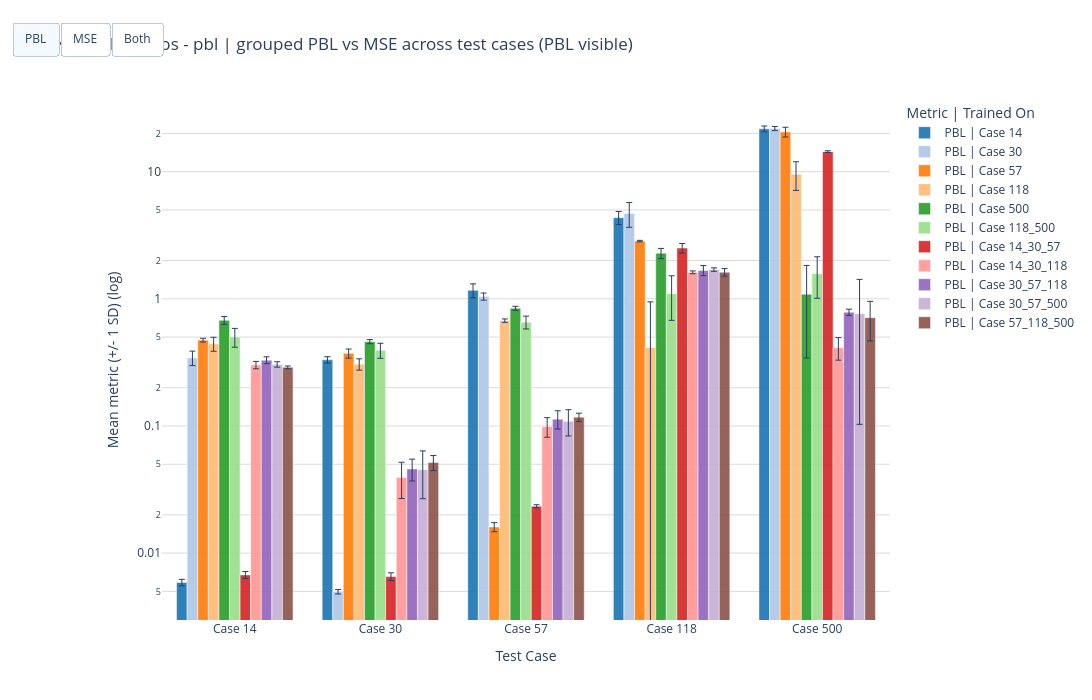
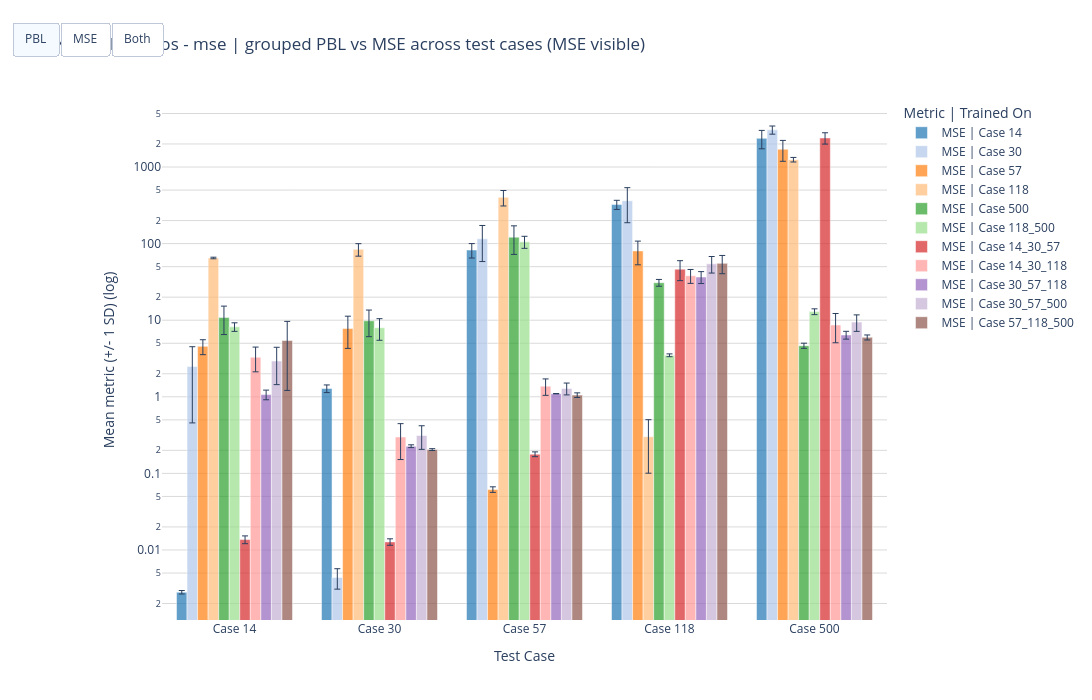
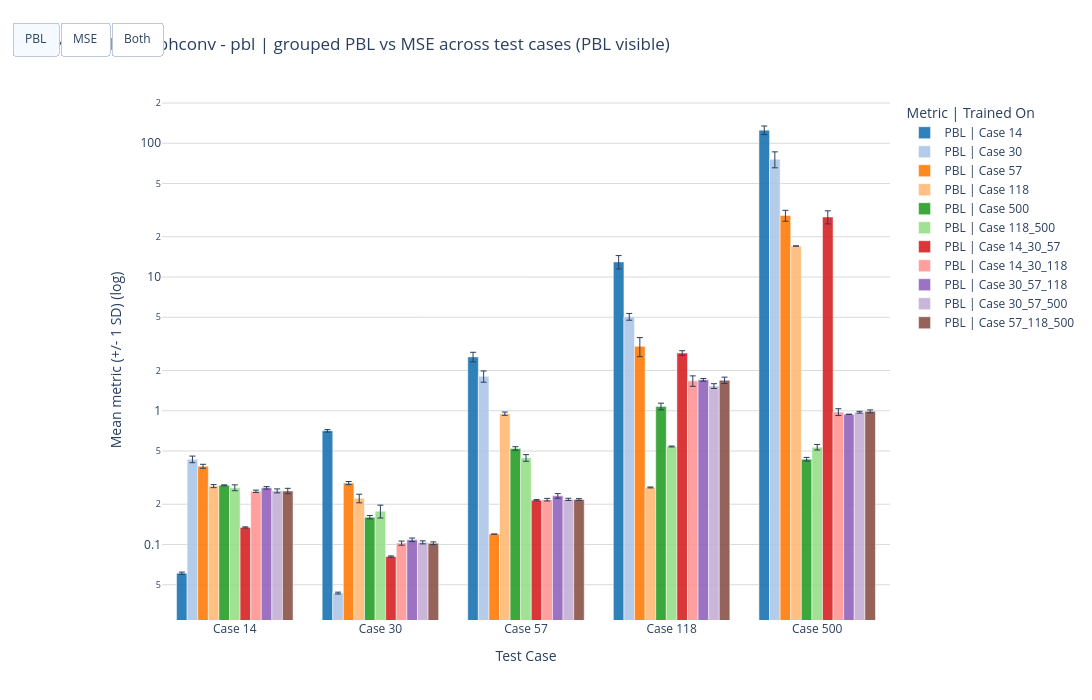
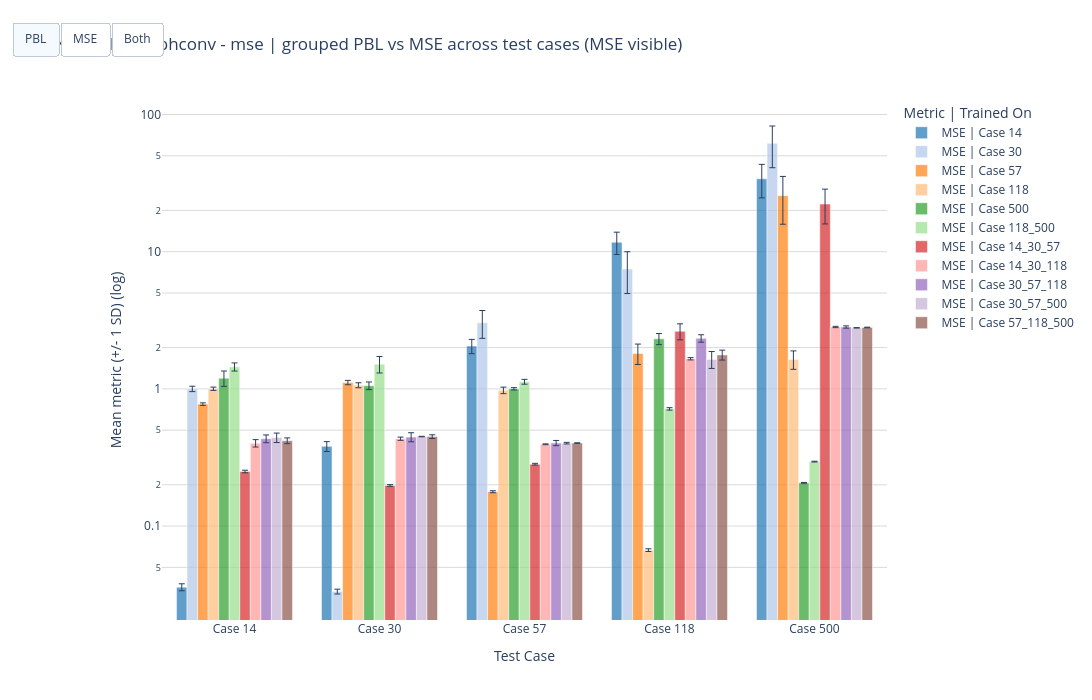

These figures' notebook cell, in order:
### Code cell
suite_specs = []
render_summary_rows = []

for entry in suite_entries:
    suite_label = entry["label"]
    suite_id = entry["suite_id"]
    run_root = entry["run_root"]
    suite_data = entry["suite_data"]

    combo_summary_df = pd.DataFrame(suite_data["combo_summary_rows"]).sort_values(
        ["model_slug", "loss_family"]
    ).reset_index(drop=True)
    audit_df = pd.DataFrame(suite_data["audit_rows"]).sort_values(
        ["model_slug", "loss_family", "task", "train_case", "seed"]
    ).reset_index(drop=True)
    skipped_df = pd.DataFrame(suite_data["skipped_items"]).reset_index(drop=True)

    display(Markdown(f"# {suite_label}"))
    display(Markdown(f"**Run root:** `{run_root}`"))
    display(Markdown(f"**Expected seeds:** `{suite_data['expected_seeds']}`"))
    display(Markdown(f"**Grouped test cases:** `{suite_data['col_labels']}`"))
    display(combo_summary_df)

    if not skipped_df.empty:
        display(Markdown(f"## {suite_label} | Missing Or Skipped Groups"))
        display(Markdown(
            "These entries explain which train-case groups were missing full 3-seed coverage or valid run artifacts, so those bar slots will render empty in the grouped plots."
        ))
        display(skipped_df)

    display(Markdown(f"## {suite_label} | Selected Run Audit"))
    display(audit_df)

    combo_tab_specs = []

    for combo_key in suite_data["combo_order"]:
        combo = suite_data["combos"][combo_key]
        display(Markdown(f"## {suite_label} | {combo['display_name']}"))

        combo_meta_df = pd.DataFrame(
            [
                {
                    "selection_metric": combo["selection_metric_key"],
                    "pbl_metric": combo["pbl_metric_key"],
                    "mse_metric": combo["mse_metric_key"],
                    "available_groups": combo["available_group_count"],
                    "total_groups": combo["total_group_count"],
                    "available_train_case_rows": combo["available_row_count"],
                    "total_train_case_rows": combo["total_row_count"],
                    "test_case_columns": len(combo["col_labels"]),
                    "expected_seeds": ", ".join(str(seed) for seed in combo["expected_seeds"]),
                }
            ]
        )
        display(combo_meta_df)

        combo_audit_df = pd.DataFrame(combo["audit_rows"]).sort_values(
            ["task", "train_case", "seed"]
        ).reset_index(drop=True)
        display(combo_audit_df)

        pbl_data = utils.build_metric_matrices(combo, combo["pbl_metric_key"])
        mse_data = utils.build_metric_matrices(combo, combo["mse_metric_key"])

        utils.plot_grouped_bar_chart(
            pbl_data["means"],
            pbl_data["stds"],
            pbl_data["row_labels"],
            pbl_data["col_labels"],
            pbl_data["metric_label"],
            f"{suite_label} | {combo['display_name']} | grouped PBL across test cases",
        )

        utils.plot_grouped_bar_chart(
            mse_data["means"],
            mse_data["stds"],
            mse_data["row_labels"],
            mse_data["col_labels"],
            mse_data["metric_label"],
            f"{suite_label} | {combo['display_name']} | grouped MSE across test cases",
        )

        default_visible = "PBL" if combo["loss_family"].lower() == "pbl" else "MSE"
        combined_figure = utils.plot_metric_toggle_chart(
            pbl_data,
            mse_data,
            title=f"{suite_label} | {combo['display_name']} | grouped PBL vs MSE across test cases",
            default_visible=default_visible,
        )

        combo_tab_specs.append(
            {
                "label": combo["display_name"],
                "tab_id": f"{combo['model_slug']}-{combo['loss_family']}",
                "figure": combined_figure,
                "metadata": [
                    ("Selection metric", combo["selection_metric_key"]),
                    ("PBL metric", combo["pbl_metric_key"]),
                    ("MSE metric", combo["mse_metric_key"]),
                    ("Available train-case rows", combo["available_row_count"]),
                    ("Total train-case rows", combo["total_row_count"]),
                    ("Available groups", combo["available_group_count"]),
                    ("Total groups", combo["total_group_count"]),
                    ("Expected seeds", ", ".join(str(seed) for seed in combo["expected_seeds"])),
                ],
            }
        )

        render_summary_rows.append(
            {
                "suite": suite_label,
                "tab_label": combo["display_name"],
                "default_visible": default_visible,
                "selection_metric": combo["selection_metric_key"],
                "pbl_metric": combo["pbl_metric_key"],
                "mse_metric": combo["mse_metric_key"],
                "available_groups": combo["available_group_count"],
                "total_groups": combo["total_group_count"],
            }
        )

    suite_specs.append(
        {
            "label": suite_label,
            "suite_id": suite_id,
            "metadata": [
                ("Run root", str(run_root)),
                ("Expected seeds", ", ".join(str(seed) for seed in suite_data["expected_seeds"])),
                ("Grouped test cases", ", ".join(suite_data["col_labels"])),
                ("Visible combo tabs", len(combo_tab_specs)),
                ("Suite row slots", len(suite_data["row_labels"])),
            ],
            "tab_specs": combo_tab_specs,
        }
    )

display(Markdown("## Rendered Combo Summary"))
display(pd.DataFrame(render_summary_rows))
